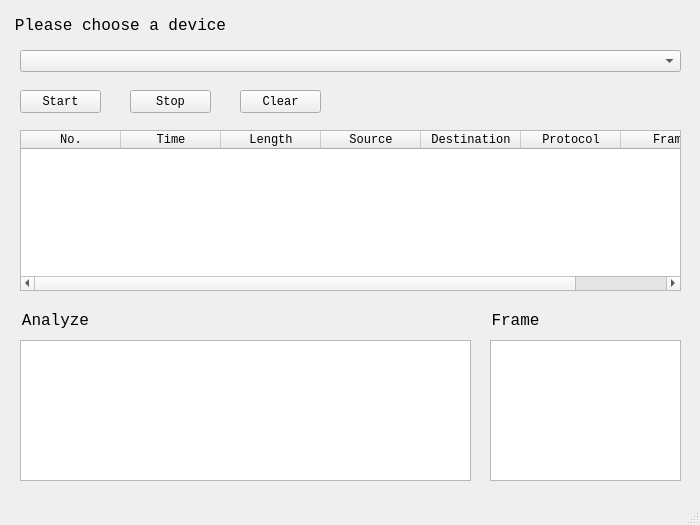
<?xml version="1.0" encoding="UTF-8"?>
<ui version="4.0">
 <class>ARP_HunterClass</class>
 <widget class="QMainWindow" name="ARP_HunterClass">
  <property name="geometry">
   <rect>
    <x>0</x>
    <y>0</y>
    <width>700</width>
    <height>525</height>
   </rect>
  </property>
  <property name="font">
   <font>
    <family>Consolas</family>
   </font>
  </property>
  <property name="windowTitle">
   <string>ARP_Hunter</string>
  </property>
  <widget class="QWidget" name="centralWidget">
   <widget class="QComboBox" name="comboBox">
    <property name="geometry">
     <rect>
      <x>20</x>
      <y>50</y>
      <width>661</width>
      <height>22</height>
     </rect>
    </property>
   </widget>
   <widget class="QPushButton" name="startButton">
    <property name="geometry">
     <rect>
      <x>20</x>
      <y>90</y>
      <width>81</width>
      <height>23</height>
     </rect>
    </property>
    <property name="focusPolicy">
     <enum>Qt::ClickFocus</enum>
    </property>
    <property name="text">
     <string>Start</string>
    </property>
   </widget>
   <widget class="QPushButton" name="stopButton">
    <property name="geometry">
     <rect>
      <x>130</x>
      <y>90</y>
      <width>81</width>
      <height>23</height>
     </rect>
    </property>
    <property name="focusPolicy">
     <enum>Qt::ClickFocus</enum>
    </property>
    <property name="text">
     <string>Stop</string>
    </property>
   </widget>
   <widget class="QPushButton" name="clearButton">
    <property name="geometry">
     <rect>
      <x>240</x>
      <y>90</y>
      <width>81</width>
      <height>23</height>
     </rect>
    </property>
    <property name="focusPolicy">
     <enum>Qt::ClickFocus</enum>
    </property>
    <property name="text">
     <string>Clear</string>
    </property>
   </widget>
   <widget class="QLabel" name="label">
    <property name="geometry">
     <rect>
      <x>10</x>
      <y>10</y>
      <width>221</width>
      <height>31</height>
     </rect>
    </property>
    <property name="font">
     <font>
      <pointsize>12</pointsize>
     </font>
    </property>
    <property name="text">
     <string>Please choose a device</string>
    </property>
    <property name="alignment">
     <set>Qt::AlignCenter</set>
    </property>
   </widget>
   <widget class="QTableWidget" name="tableWidget">
    <property name="geometry">
     <rect>
      <x>20</x>
      <y>130</y>
      <width>661</width>
      <height>161</height>
     </rect>
    </property>
    <property name="font">
     <font>
      <family>Consolas</family>
     </font>
    </property>
    <property name="focusPolicy">
     <enum>Qt::NoFocus</enum>
    </property>
    <property name="sizeAdjustPolicy">
     <enum>QAbstractScrollArea::AdjustIgnored</enum>
    </property>
    <attribute name="horizontalHeaderVisible">
     <bool>true</bool>
    </attribute>
    <attribute name="horizontalHeaderMinimumSectionSize">
     <number>20</number>
    </attribute>
    <attribute name="verticalHeaderVisible">
     <bool>false</bool>
    </attribute>
    <attribute name="verticalHeaderDefaultSectionSize">
     <number>22</number>
    </attribute>
    <column>
     <property name="text">
      <string>No.</string>
     </property>
     <property name="font">
      <font>
       <family>Consolas</family>
      </font>
     </property>
     <property name="textAlignment">
      <set>AlignCenter</set>
     </property>
    </column>
    <column>
     <property name="text">
      <string>Time</string>
     </property>
     <property name="font">
      <font>
       <family>Consolas</family>
      </font>
     </property>
     <property name="textAlignment">
      <set>AlignCenter</set>
     </property>
    </column>
    <column>
     <property name="text">
      <string>Length</string>
     </property>
     <property name="font">
      <font>
       <family>Consolas</family>
      </font>
     </property>
     <property name="textAlignment">
      <set>AlignCenter</set>
     </property>
    </column>
    <column>
     <property name="text">
      <string>Source</string>
     </property>
     <property name="font">
      <font>
       <family>Consolas</family>
      </font>
     </property>
     <property name="textAlignment">
      <set>AlignCenter</set>
     </property>
    </column>
    <column>
     <property name="text">
      <string>Destination</string>
     </property>
     <property name="font">
      <font>
       <family>Consolas</family>
      </font>
     </property>
     <property name="textAlignment">
      <set>AlignCenter</set>
     </property>
    </column>
    <column>
     <property name="text">
      <string>Protocol</string>
     </property>
     <property name="font">
      <font>
       <family>Consolas</family>
      </font>
     </property>
     <property name="textAlignment">
      <set>AlignCenter</set>
     </property>
    </column>
    <column>
     <property name="text">
      <string>Frame</string>
     </property>
     <property name="font">
      <font>
       <family>Consolas</family>
      </font>
     </property>
     <property name="textAlignment">
      <set>AlignCenter</set>
     </property>
    </column>
   </widget>
   <widget class="QPlainTextEdit" name="plainTextEdit">
    <property name="geometry">
     <rect>
      <x>490</x>
      <y>340</y>
      <width>191</width>
      <height>141</height>
     </rect>
    </property>
    <property name="focusPolicy">
     <enum>Qt::NoFocus</enum>
    </property>
    <property name="plainText">
     <string/>
    </property>
   </widget>
   <widget class="QLabel" name="label_2">
    <property name="geometry">
     <rect>
      <x>490</x>
      <y>310</y>
      <width>51</width>
      <height>21</height>
     </rect>
    </property>
    <property name="font">
     <font>
      <pointsize>12</pointsize>
     </font>
    </property>
    <property name="text">
     <string>Frame</string>
    </property>
    <property name="alignment">
     <set>Qt::AlignCenter</set>
    </property>
   </widget>
   <widget class="QListWidget" name="listWidget">
    <property name="geometry">
     <rect>
      <x>20</x>
      <y>340</y>
      <width>451</width>
      <height>141</height>
     </rect>
    </property>
    <property name="font">
     <font>
      <family>Consolas</family>
     </font>
    </property>
    <property name="focusPolicy">
     <enum>Qt::NoFocus</enum>
    </property>
   </widget>
   <widget class="QLabel" name="label_3">
    <property name="geometry">
     <rect>
      <x>20</x>
      <y>310</y>
      <width>71</width>
      <height>21</height>
     </rect>
    </property>
    <property name="font">
     <font>
      <pointsize>12</pointsize>
     </font>
    </property>
    <property name="text">
     <string>Analyze</string>
    </property>
    <property name="alignment">
     <set>Qt::AlignCenter</set>
    </property>
   </widget>
  </widget>
  <widget class="QStatusBar" name="statusBar">
   <property name="font">
    <font>
     <family>Consolas</family>
    </font>
   </property>
  </widget>
  <widget class="QMenuBar" name="menuBar">
   <property name="geometry">
    <rect>
     <x>0</x>
     <y>0</y>
     <width>700</width>
     <height>20</height>
    </rect>
   </property>
   <property name="font">
    <font>
     <family>Consolas</family>
    </font>
   </property>
  </widget>
 </widget>
 <layoutdefault spacing="6" margin="11"/>
 <resources>
  <include location="ARP_Hunter.qrc"/>
 </resources>
 <connections/>
</ui>
